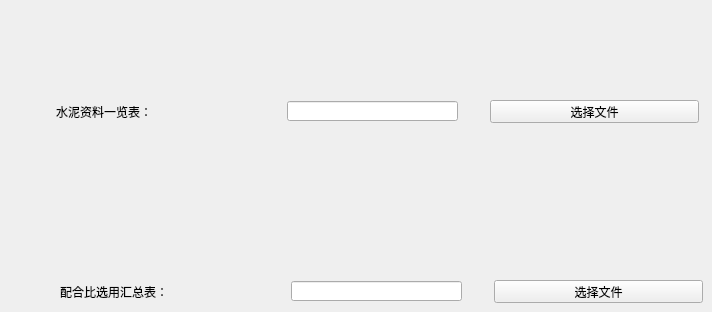
     <widget class="QWidget" name="InSQLPage">
      <widget class="QPushButton" name="CementInfoButton">
       <property name="geometry">
        <rect>
         <x>490</x>
         <y>100</y>
         <width>209</width>
         <height>23</height>
        </rect>
       </property>
       <property name="text">
        <string>选择文件</string>
       </property>
      </widget>
      <widget class="QLineEdit" name="CementInfoPath">
       <property name="geometry">
        <rect>
         <x>287</x>
         <y>101</y>
         <width>171</width>
         <height>20</height>
        </rect>
       </property>
       <property name="dragEnabled">
        <bool>false</bool>
       </property>
       <property name="readOnly">
        <bool>true</bool>
       </property>
      </widget>
      <widget class="QLabel" name="CementInfoLabel">
       <property name="geometry">
        <rect>
         <x>56</x>
         <y>100</y>
         <width>177</width>
         <height>23</height>
        </rect>
       </property>
       <property name="text">
        <string>水泥资料一览表：</string>
       </property>
       <property name="textInteractionFlags">
        <set>Qt::LinksAccessibleByMouse|Qt::TextEditable</set>
       </property>
      </widget>
      <widget class="QLineEdit" name="MixPoportionPath">
       <property name="geometry">
        <rect>
         <x>291</x>
         <y>281</y>
         <width>171</width>
         <height>20</height>
        </rect>
       </property>
       <property name="dragEnabled">
        <bool>false</bool>
       </property>
       <property name="readOnly">
        <bool>true</bool>
       </property>
      </widget>
      <widget class="QLabel" name="MixPoportionLabel">
       <property name="geometry">
        <rect>
         <x>60</x>
         <y>280</y>
         <width>177</width>
         <height>23</height>
        </rect>
       </property>
       <property name="text">
        <string>配合比选用汇总表：</string>
       </property>
       <property name="textInteractionFlags">
        <set>Qt::LinksAccessibleByMouse|Qt::TextEditable</set>
       </property>
      </widget>
      <widget class="QPushButton" name="MixPoportionButton">
       <property name="geometry">
        <rect>
         <x>494</x>
         <y>280</y>
         <width>209</width>
         <height>23</height>
        </rect>
       </property>
       <property name="text">
        <string>选择文件</string>
       </property>
      </widget>
     </widget>
